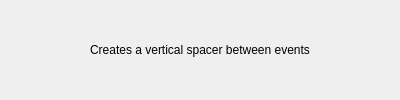
<?xml version="1.0" encoding="UTF-8"?>
<ui version="4.0">
 <class>EventSpacer</class>
 <widget class="QWidget" name="EventSpacer">
  <property name="geometry">
   <rect>
    <x>0</x>
    <y>0</y>
    <width>400</width>
    <height>100</height>
   </rect>
  </property>
  <property name="windowTitle">
   <string>Form</string>
  </property>
  <layout class="QHBoxLayout" name="horizontalLayout">
   <item>
    <widget class="QLabel" name="label">
     <property name="text">
      <string>Creates a vertical spacer between events</string>
     </property>
     <property name="alignment">
      <set>Qt::AlignCenter</set>
     </property>
    </widget>
   </item>
  </layout>
 </widget>
 <resources/>
 <connections/>
</ui>
